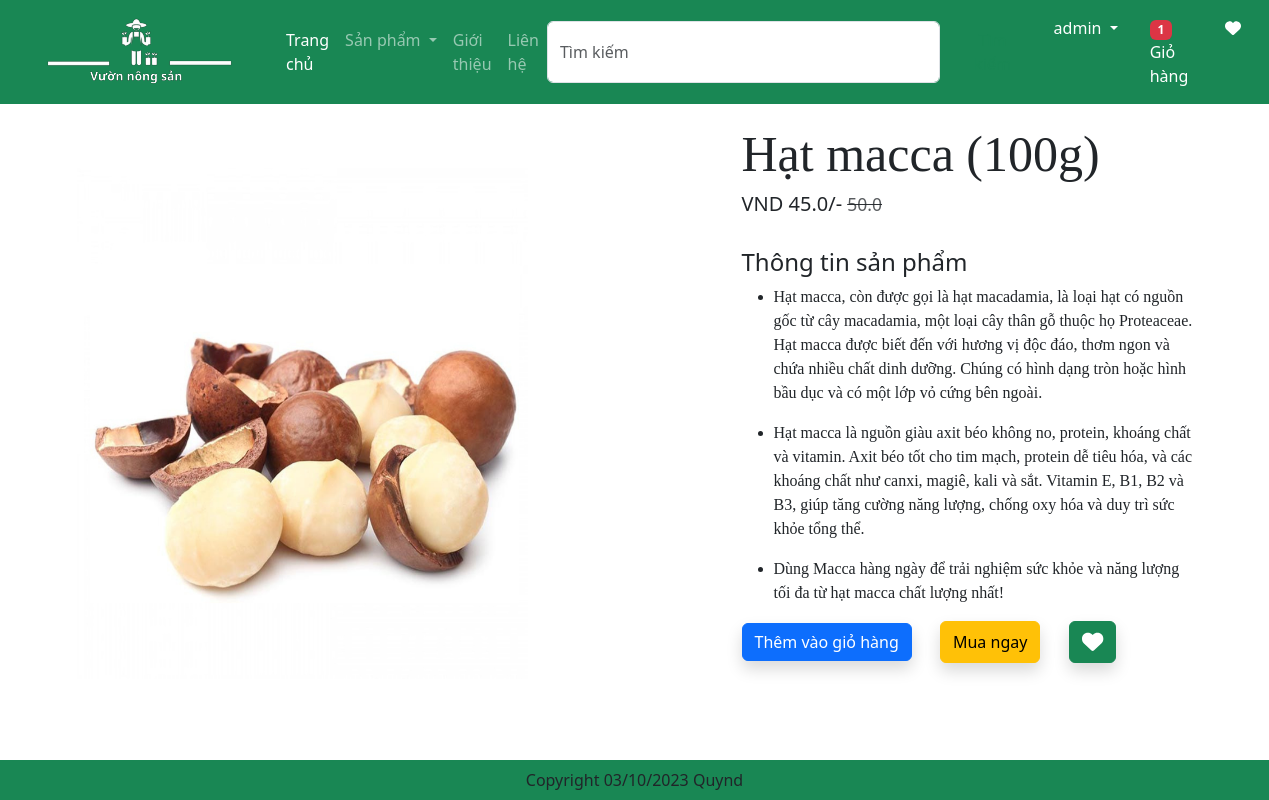
The app's page /product-detail/1 (signed in), older data.
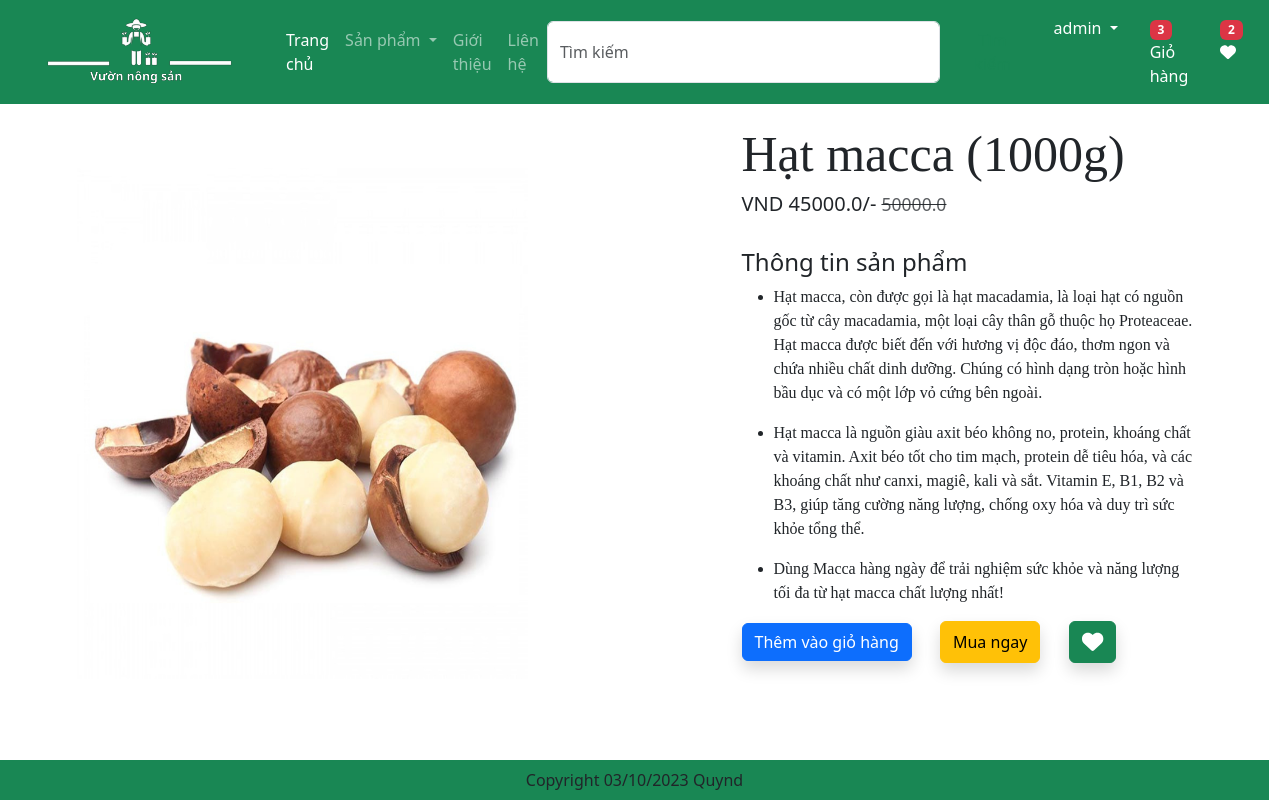
The same page, newer data.
### app/models.py (models this page shows, shortened)
class Product(models.Model):
    title = models.CharField(max_length=100)
    selling_price = models.FloatField()
    discounted_price = models.FloatField()
    description = models.TextField()
    composition = models.TextField(default='')
    prodapp = models.TextField(default='')
    category = models.CharField(choices=CATEGORY_CHOICES, max_length=3)
    product_image = models.ImageField(upload_to='product')

### app/views.py (the view)
# urls.py: path('product-detail/<int:pk>', views.ProductDetail.as_view(), name="product-detail"),
@method_decorator(login_required, name='dispatch')
class ProductDetail(View):
    def get(self, request, pk):
        totalitem = 0
        wishitem = 0
        if request.user.is_authenticated:
            totalitem = len(Cart.objects.filter(user=request.user))
            wishitem = len(Wishlist.objects.filter(user=request.user))
        product = Product.objects.get(pk=pk)
        wishlist = Wishlist.objects.filter(Q(product=product) & Q(user=request.user))
        return render(request, "app/productdetail.html", locals())

### app/templates/app/productdetail.html (shortened to what this page needs)
{% extends "app/base.html" %}
{% load static %}
{% block main-content %}
    <div class="container">
        <div class="row flex justify-content-between">
            <div class="img2 col-lg-5 mt-5">
                <img src="{{product.product_image.url}}" class="image col-xs-6 col-sm-12 col-lg-12 mt-3
                text-sm-center w-100 h-100" alt="">
            </div>
            <div class="productdetail col-lg-5">
                <h1 style="font-family: Georgia; font-size: 50px; padding-top: 20px">{{product.title}}</h1>
                <h5>VND {{product.discounted_price}}/-                <small class="text-decoration-line-through text-muted fa-5
                "><del>{{product.selling_price}}</del></small></h5>
                <br><h4>Thông tin sản phẩm</h4>
                <ul class="fs-12" style="font-family: Rajdhani;">
                    <li>{{product.description}}</li>
                </ul>
                <ul class="fs-12" style="font-family: Rajdhani;">
                    <li>{{product.composition}}</li>
                </ul>
                <ul class="fs-12" style="font-family: Rajdhani;">
                    <li>{{product.prodapp}}</li>
                </ul>
                <form action="/add-to-cart" class="d-inline">
                    <button type="submit" class="btn btn-primary shadow py2">Thêm vào giỏ hàng</button>
                </form>
                <a href="{% url 'showcart' %}" class="btn btn-warning shadow py-2 ms-4">Mua ngay</a>
                {% if wishlist %}
                <a pid = {{product.id}} class="minus-wishlist btn btn-danger shadow  py-2 ms-4">
                    <i class="fas fa-heart fa-lg"></i>
                </a>
                {% else %}
                <a pid = {{product.id}} class="plus-wishlist btn btn-success shadow  py-2 ms-4">
                    <i class="fas fa-heart fa-lg"></i>
                </a>
                {% endif %}
            </div>
        </div>
    </div>
{% endblock main-content %}

### app/templates/app/base.html (shortened to what this page needs)
<!DOCTYPE html>
{% load static %}
<html lang="en">
<head>
    <link href="https://cdn.jsdelivr.net/npm/bootstrap@5.3.2/dist/css/bootstrap.min.css" rel="stylesheet"
>
    <link rel="stylesheet" href="{% static 'app/css/owl.carousel.min.css'%}"/>
    <link rel="stylesheet" href="{% static 'app/css/all.min.css'%}" />
    <link rel="stylesheet" href="{% static 'app/css/style.css'%}"/>
</head>
<body>
    <nav class="navbar navbar-expand-lg navbar-dark bg-success">
      <div class="container-fluid">
        <a class="navbar-brand" href="/">
            <img src="{% static 'app/images/logo.png'%}" width="250" height="70"/>
        </a>
        <div class="collapse navbar-collapse" id="navbarSupportedContent">
          <ul class="navbar-nav me-auto mb-2 mb-lg-0">
            <li class="nav-item">
              <a class="nav-link active" aria-current="page" href="/">Trang chủ</a>
            </li>
            <li class="nav-item dropdown">
              <a class="nav-link dropdown-toggle" href="#" role="button" data-bs-toggle="dropdown" aria-expanded="false">
                Sản phẩm
              </a>
            </li>
            <li class="nav-item">
              <a class="nav-link text-while" href="{% url 'about'%}">Giới thiệu</a>
            </li>
            <li class="nav-item">
              <a class="nav-link text-while" href="{% url 'contact'%}">Liên hệ</a>
            </li>
          </ul>
          <form class="d-flex" role="search" action="/search">
            <input class="form-control me-2" type="search" placeholder="Tìm kiếm" name="search" aria-label="Search" style="width: 420px">
            <button class="btn btn-outline-success" type="submit">Tìm kiếm</button>
          </form>
        </div>
        {% if request.user.is_authenticated %}
        <ul class = "navbar-nav me-auto mb-2 mb-lg-0">
            <li class = "nav-item dropdown mx-2">
              <a class="nav-link dropdown-toggle text-white" href="#"
              id="profileDropdown" role="button" data-bs-toggle="dropdown"
              aria-expanded="false"> {{request.user}} </a>
            </li>
            <li class="nav-item mx-2">
                <a href="{% url 'showcart' %}" class="nav-link text-white">
                    <span class="badge bg-danger">{% if totalitem > 0%}{{totalitem}} {%endif%}</span>
                    Giỏ hàng</a>
            </li>
            <li class="nav-item mx-2">
                <a href="#" class="nav-link text-white">
                    <span class="badge bg-danger">{% if wishitem > 0%} {{wishitem}} {%endif%}</span>
                    <i class="fa fa-heart"></i></a>
            </li>
            {% else %}
                <a href="{% url 'login' %}" class="nav-link text-white" style="padding-right: 25px">Đăng nhập</a>
                <a href="{% url 'customerregistration' %}" class="nav-link text-white" style="padding-right: 70px">Đăng ký</a>
            {% endif %}
        </ul>
      </div>
    </nav>
    {% block main-content %}{% endblock main-content %}
    <footer class="container-fluid fixed-bottom bg-success text-center p-2 mt-5">
        Copyright 03/10/2023 Quynd
    </footer>
</body>
</html>

Row changes from the older to the newer data that the page shows:
changed Product: title "Hạt macca (100g)" → "Hạt macca (1000g)"; discounted_price "45.0" → "45000.0"; selling_price "50.0" → "50000.0"
Text that changed along with them:
{{ totalitem }}: "1" → "3"
{{ wishitem }}: (not shown) → "2"
